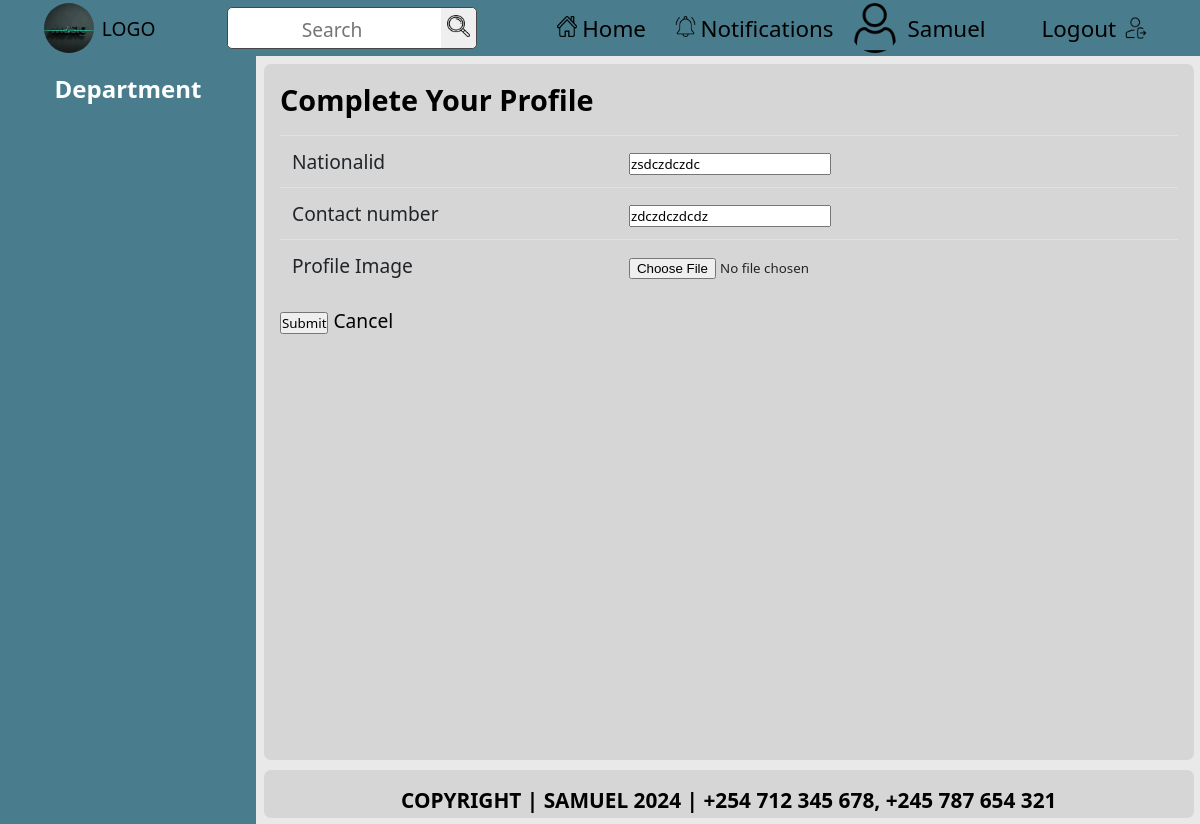
The page /complete_profile/ (signed in) on the database as committed earlier.
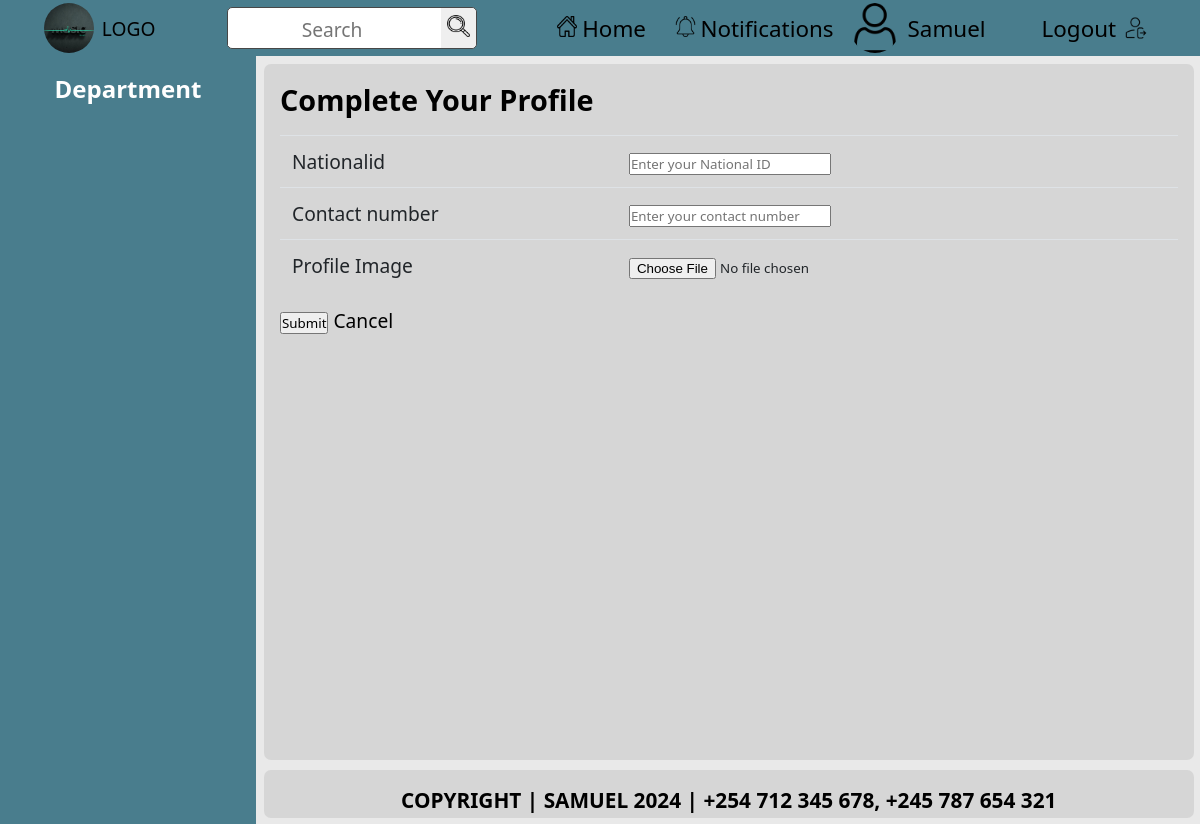
The same page on the database as committed later.
### documents/models.py (models this page shows, shortened)
class Profile(models.Model):
    user = models.OneToOneField(settings.AUTH_USER_MODEL, on_delete=models.CASCADE)
    nationalID = models.CharField(max_length=20, unique=True, null=True, blank=True)
    contact_number = models.CharField(max_length=15, unique=True, null=True, blank=True)
    created_at = models.DateTimeField(auto_now_add=True)
    profile_image = models.BinaryField()  # Binary field for profile image
    created_by = models.ForeignKey(
        settings.AUTH_USER_MODEL,
        on_delete=models.SET_NULL,
        null=True,
        related_name='profiles_created'
    )
    department = models.ForeignKey(
        Department,
        on_delete=models.SET_NULL,
        null=True,
        blank=True,
        related_name='users'
    )
    is_profile_complete = models.BooleanField(default=False)
    def completion_percentage(self):
        total_fields = 5  # Adjust this if more fields are added
        filled_fields = sum(1 for field in [self.nationalID, self.department, self.contact_number] if field)
        return (filled_fields / total_fields) * 100

### documents/views.py (the view)
# urls.py: path('complete_profile/', views.admin_complete_profile, name='admin_complete_profile'),
@login_required  # Ensure only logged-in users can access this view
def complete_profile(request):
    try:
        profile = Profile.objects.get(user=request.user)  # Get the user's profile
    except Profile.DoesNotExist:
        messages.error(request, "Profile not found.")
        return redirect('documents:home')  # Redirect to home if profile doesn't exist
    if request.method == 'POST':
        form = ProfileCompletionForm(request.POST, instance=profile)  # Use the form for other fields
        uploaded_file = request.FILES.get('profile_image')  # Get the uploaded file
        if form.is_valid():
            profile = form.save(commit=False)  # Save form data without committing to the database
            if uploaded_file:
                document_data = uploaded_file.read()  # Read the uploaded file into memory
                profile.profile_image = document_data  # Save the binary data directly
            all_fields_filled = all([
                profile.nationalID,
                profile.contact_number,
                profile.department,
                profile.profile_image,  # Ensure the image is uploaded
                profile.created_by  # Ensure the creator is set
            ])
            profile.is_profile_complete = all_fields_filled  # Update the completion status
            profile.save()  # Save the profile
            messages.success(request, "Your profile has been successfully completed!")
            return redirect('documents:home')  # Redirect to the home page after completion
        else:
            messages.error(request, "Please correct the errors below.")
    else:
        form = ProfileCompletionForm(instance=profile)  # Pre-fill the form with existing profile data
    profile_completion_percentage = profile.completion_percentage()
    return render(request, 'documents/complete_profile.html', {
        'form': form,
        'profile_completion_percentage': profile_completion_percentage,
    })

### documents/forms.py
class ProfileCompletionForm(forms.ModelForm):
    nationalID = forms.CharField(
        widget=forms.TextInput(attrs={
            'placeholder': 'Enter your National ID'
        })
    )
    contact_number = forms.CharField(
        widget=forms.TextInput(attrs={
            'placeholder': 'Enter your contact number'
        })
    )
    class Meta:
        model = Profile
        fields = ['nationalID', 'department', 'contact_number']
        widgets = {
            'profile_image': forms.ClearableFileInput(attrs={
                'accept': 'image/*'
            }),
        }

### documents/context_processors.py (called while the page is built)
def departments_context(request):
    user_department = None
    if request.user.is_authenticated:
        try:
            user_department = request.user.profile.department  # Accessing department via Profile
        except Profile.DoesNotExist:
            user_department = None  # Handle case where Profile doesn't exist
    return {
        'user_department': user_department,
    }

### documents/templates/documents/complete_profile.html (shortened to what this page needs)
{% extends 'base.html' %} {% load static %}
{% block content %}
<div>
  <h2>Complete Your Profile</h2>
  <form method="post" enctype="multipart/form-data">
    <div class="table-responsive">
      <table class="table">
        <tbody>
          <tr>
            <td>{{ form.nationalID.label }}</td>
            <td>{{ form.nationalID }}</td>
          </tr>
          <tr>
            <td>{{ form.contact_number.label }}</td>
            <td>{{ form.contact_number }}</td>
          </tr>
          <tr>
            <td>Profile Image</td>
            <td>
              <input type="file" name="profile_image" accept="image/*" />
            </td>
          </tr>
        </tbody>
      </table>
    </div>
    <button type="submit" class="btn btn-primary">Submit</button>
    <a href="{% url 'documents:home' %}" class="btn btn-secondary">Cancel</a>
  </form>
  <br />
</div>
{% endblock %}

Rows that differ between the two databases and show on the page:
changed Profile: nationalID "zsdczdczdc" → (not shown); contact_number "zdczdczdcdz" → (not shown)
